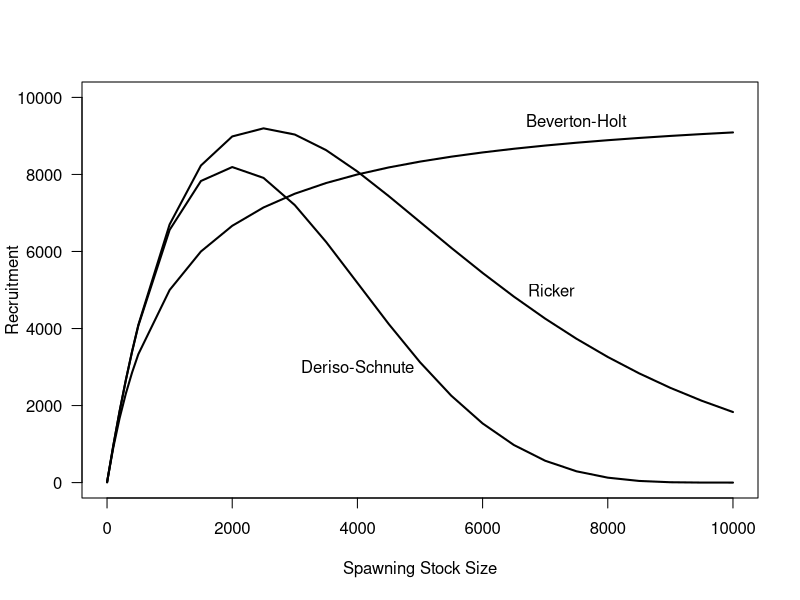
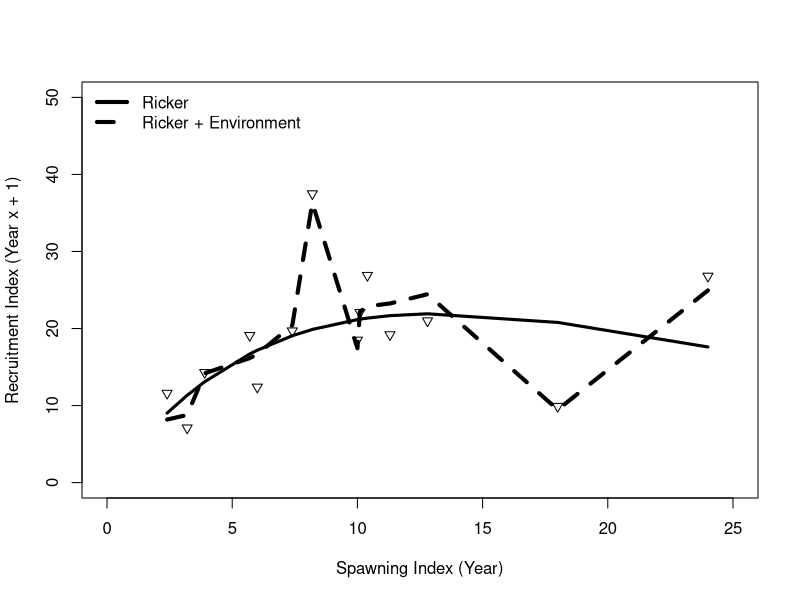

Reproduce these figures in R, in order.
## ---- chunk 1
## Define series of spawning stock steps
spawn = c(1, 10, seq(from = 100, to = 500, by = 100), seq(from = 1000, to = 10000, by = 500))

## Define 3-parameter S-R Equation
#Zack's method of greatly shortening this step, as opposed to defining every model individually
####################################
deriso = Vectorize(function(alpha, beta, gamma){return(alpha*spawn*(1-beta*gamma*spawn)^(1/gamma))})

## Deriso-Schnute, Ricker, and B-H SR curves
SR_mat = deriso(alpha = c(10,10,10), beta = c(.0004,.0004,0.001), gamma = c(0.25,.00000001, -1))
colnames(SR_mat) = c('Deriso-Schnute', 'Ricker', 'Beverton-Holt') 
rownames(SR_mat) = paste(spawn)

## Plot it
matplot(x = spawn, y = SR_mat, type = 'l', xlab = 'Spawning Stock Size', ylab = 'Recruitment', las = 1, col = 'black', lty = 1, lwd = 2, xlim = c(0, 10000), ylim = c(0, 10000))
text(c(4000, 7100, 7500), c(3000, 5000, 9400), c('Deriso-Schnute', 'Ricker', 'Beverton-Holt'))

rm(list=ls())

## ---- chunk 2
## Define Data
spawn = c(2.4,3.2,3.9,5.7,6,7.4,8.2,10,10.1,10.4,11.3,12.8,18,24)
recruit = c(11.6,7.1,14.3,19.1,12.4,19.7,37.5,18.5,22.1,26.9,19.2,21,9.9,26.8)
jan = c(0,85,0,0,18,14,0,102,2,4,0,1,353,23)
feb = c(0,28,54,1,19,41,213,22,1,10,0,5,19,38)
obs_logRS = log(recruit/spawn)

## Ricker R-S w/o environmental parameters

Ricker_lm = lm(obs_logRS ~ spawn) #Ricker R_S Model
model_R = exp(predict(Ricker_lm)) * spawn

## Ricker R-S w/ environmental parameters for two months

Ricker_lm_env = lm(obs_logRS ~ spawn + jan + feb)
model_R_env = exp(predict(Ricker_lm_env)) * spawn

##Plot It
plot(spawn, recruit, xlab = 'Spawning Index (Year)', 
     ylab = 'Recruitment Index (Year x + 1)', xlim = c(0,25), ylim = c(0,50), pch = 6)
lines(spawn, model_R, lwd = 3); lines(spawn, model_R_env, lty = 2, lwd = 4)
legend('topleft', c('Ricker', 'Ricker + Environment'), lty = c(1,2), lwd = 4, bty = 'n')

rm(list=ls())

